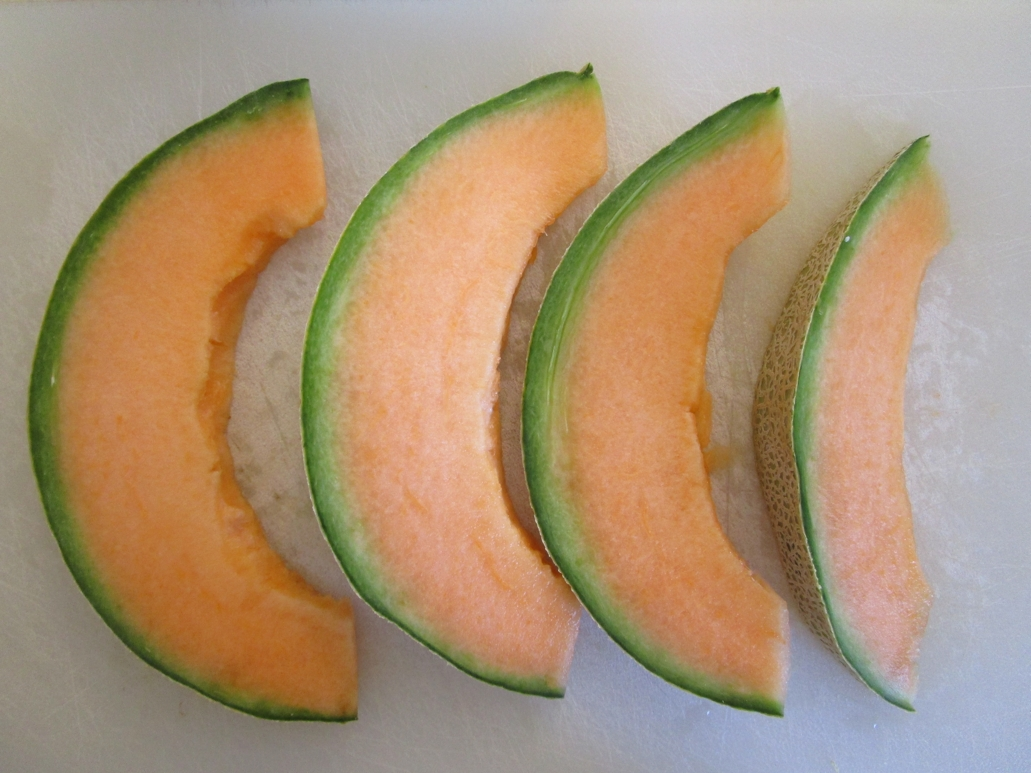
%> input picture HW07_VYAS_KHYATI/IMG_1251.JPG, 1031 x 773 px, given in place of IMG_1281.jpg, which was not available
$ octave --eval "HW08_VYAS_KHYATI_MAIN('../HW07_VYAS_KHYATI/IMG_1251.JPG');"   (GNU Octave 9; MATLAB toolbox functions it lacks are replaced by stand-ins)
%> lines starting %> are read from the running program, lines starting %| are printed output that depends on the picture; pictures that were not available may be replaced by others from this repository, and a replacement may not be noted
% @author: Khyati K.Vyas
function HW08_VYAS_KHYATI_MAIN(fn)
%> called with fn = '../HW07_VYAS_KHYATI/IMG_1251.JPG'

%reference code: Prof. Kinsman.
close all;
addpath('../TEST_IMAGES');

% Tolerance in degrees.
del =45 ;
fn='IMG_1281.jpg';
% [10 lines of commented-out code are left out]
figure;
im_3          = im2double( imread( fn ) );
imshow(im_3);
ttl = sprintf('ORIGINAL IMAGE');
title( ttl, 'FontSize', 14 );

%Using gaussian filter to remove noise in the form of small unwanted edges.
fltr  = fspecial('Gauss',30,1.5);
im_3  = imfilter(im_3, fltr,'same','repl');

%Sobel filter used on the image to detect vertical and horizontal edges in
%the image.These edges are then fed to atan2() to compute the angle.
fltr_sobel  = [1 0 -1;2 0 -2;1 0 -1]/8;
im_horz_lines = imfilter( im_3, fltr_sobel,   'same', 'repl' );
im_vert_lines = imfilter( im_3, fltr_sobel.', 'same', 'repl' );

%
%  Computing the magnitude and angle of the edges.Angle here is computed in
%  radians.
%
im_mag      = ((im_horz_lines.^2+im_vert_lines.^2));
im_ang      = atan2(im_horz_lines,im_vert_lines);

%%%%%%%%%%%%%%%%%%%%%%%%%%%%%%%%%%%%%%%%%%%%%%%%%%%%%%%%%%%%%%%%%%%%%%%%%%%
%
%  MAIN LOOP:
%  Here we form a meshgrid using the x and y coordinates of the image.We
%  use the green channel of the image since it works better than the other
%  channels.
%
im_mag_grn  = im_mag( :, :, 2 );            % Use the green channel.
dims        = size( im_mag_grn );
[xs, ys]    = meshgrid( 1:dims(2), 1:dims(1) );

%creating a matrix of 0's of the size equal to the image dimensions.
votes_vp    = zeros( dims );
%disp(votes_vp);

%Considering the angles
angles      = [ -135 : del : 150 ];
for angle = angles

    %
    %  Here, we calculate the the min and max threshold for angles.The
    %  angles are converted to radians.
    %
    min_angle_rads = (angle-del/2)*pi/180;
    max_angle_rads = (angle+del/2)*pi/180;

    %
    % Here, we set all the pixels less than the minimum angle threshold and
    % maximum angle threshold to 0. Since, we have to consider only the
    % angles at 135 and -135 degrees. And we consider some plus/minus error
    % value since all edges will not be exactly at 135/-135 degrees.
    %

    ang_of_int                                  = im_ang(:,:,2);
    ang_of_int( ang_of_int <= min_angle_rads )  = 0;
    ang_of_int( ang_of_int >= max_angle_rads )  = 0;

    %
    % Create an image of all the edges that are not 0. Therefore, this
    % image will have all edges that are at our specified angle.
    %
    b_edge_pts_this_angle = ang_of_int ~=0;

    %
    %  Here we consider only the top 5% of the edge strengths. We toss out
    %  the rest of the 95% out.Here I am sorting the values in descending
    %  order since we need only the top 5%.
    %

    im_mags_of_int      = im_mag_grn( b_edge_pts_this_angle );
    [ all_values sk ]   = sort( im_mags_of_int(:), 'descend' );
    dim = size(all_values);
    top_thresh_idx  = 1 : round(dim(1)*(5/100));
    top_thresh_value    = all_values( top_thresh_idx );
    im_mag_grn_big      = im_mag_grn;
    im_mag_grn_big(im_mag_grn< min(top_thresh_value)) = 0;    % CLEAR THE LOW VALUES.

    % FORM A BOOLEAN VALUE OF THE PIXELS THAT ARE AT THE CORRECT ANGLE,
    % AND HAVE MORE THAN THE "top_thresh_value" MAGNITUDE FOR EDGE STRENGTH:
    b_edge_pts_selected = (im_mag_grn_big > 0) & b_edge_pts_this_angle;

     %This plots the original image.
    figure('Position',[10 10 1200 768]);
    subplot(2,2,1);
    imagesc( im_3 );
    axis image;

    %This plots the image with the points that are at our specified angle.
    subplot(2,2,2);
    imagesc( b_edge_pts_selected );
    axis image;
    ttl = sprintf('Edge PTs Selected for Angle of %4.1f Degrees ', angle);
    title( ttl, 'FontSize', 18 );
    colormap(gray);

    %this plots the image with the magenta colored lines at the edges.
    subplot(2,2,1);
    imagesc( im_3 );
    colormap(gray);
    axis image;
    hold on;
    ttl = sprintf('Lines Found at Angle of %4.1f Degrees ', angle);
    title( ttl, 'FontSize', 18 );

    %%%%%%%%%%%%%%%%%%%%%%%%%%%%%%%%%%%%%%%%%%%%%%%%%%%%%%%%%%%%%%%%%%%%%%%%%%%%%%
    %
    % here, we use the hough() method to find out the peaks and lines in
    % the image.
    %
    % This code, with modifided parameters, comes from the Matlab(tm) documentation,
    % Mathworks company, 2016.  MATLAB Version: 8.5.0.197613 (R2015a)
    %
    [H,T,R] = hough( b_edge_pts_selected, 'RhoResolution', 1, 'Theta',  -90:2:89 );
    peaks   = houghpeaks(H,5,'threshold',ceil(0.25*max(H(:))),'NHoodSize',[5 5]);
    lns     = houghlines( b_edge_pts_selected, T, R, peaks,'FillGap', 30);


    % Draw the lines in MAGENTA:
    for ln_idx = 1:length(lns)
        hold on;
        pt1     = lns(ln_idx).point1;
        pt2     = lns(ln_idx).point2;
        plot( [ pt1(1) pt2(1) ], [ pt1(2) pt2(2) ], 'm-', 'LineWidth', 2 );

        %Forms a meshgrid for the x and y coordinates.
        [xs, ys]    = meshgrid( 1:dims(2), 1:dims(1) );

        %finds the difference in the x and y values for the 2 points.
        dy=pt2(2)-pt1(2);
        dx=pt2(1)-pt1(1);

        %Computing the equation of the line in cannonical form.
        equation_of_line=pt2(1)*pt1(2)-pt2(2)*pt1(1);

        %computing the distance between the 2 points.
        distance=sqrt(dy^2+dx^2);

        % Now compute the distances from the line to all other points:
        dists   = abs(dy*xs - dx*ys+ (equation_of_line )) / distance;
        b_vote_map = (dists <= 1.5);

        %
        %Here, we count the votes of each line. And since we need the votes
        %that favor longer lines, add the square root of the length of the line i.e. the
        %distance between the 2 points.
        %
        votes_vp(b_vote_map) = votes_vp(b_vote_map) +sqrt(distance);
    end

end
%> this loop made 7 passes
%> peaks on passes 1, 3, 4, 5, 7: [2117 64; 2129 63; 2141 62; 1650 74; 1888 67], [1023 19; 1048 20; 997 18; 1296 24; 1324 25], [517 1; 520 1], [1799 73; 1497 75; 1494 76; 1783 74; 1764 75], [1318 25; 1287 24; 1348 26; 1018 19; 993 18]
%> pass 1, in HW08_VYAS_KHYATI_MAIN, `b_edge_pts_this_angle = ang_of_int ~=0;`:
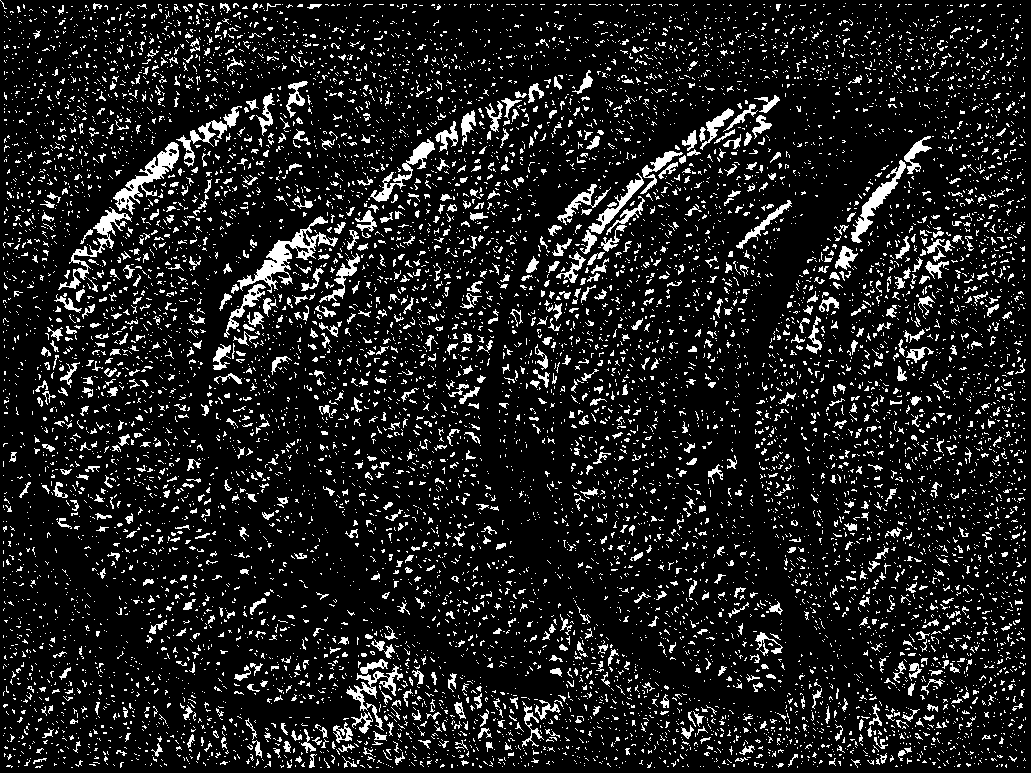
%> b_edge_pts_this_angle: size 773x1031 logical; 12% white in thin lines or dots
%> pass 1, in HW08_VYAS_KHYATI_MAIN, `[H,T,R] = hough( b_edge_pts_selected, 'RhoResolution', 1, 'Theta',  -9..`:
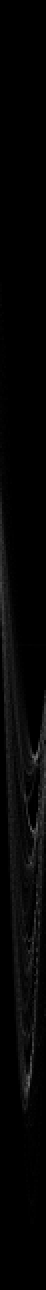
%> H: size 2577x90 double (shown at 1/4 size); min 0, max 93, mean 1.8; drawn with min black and max white
%> pass 2, in HW08_VYAS_KHYATI_MAIN, `colormap(gray);`:
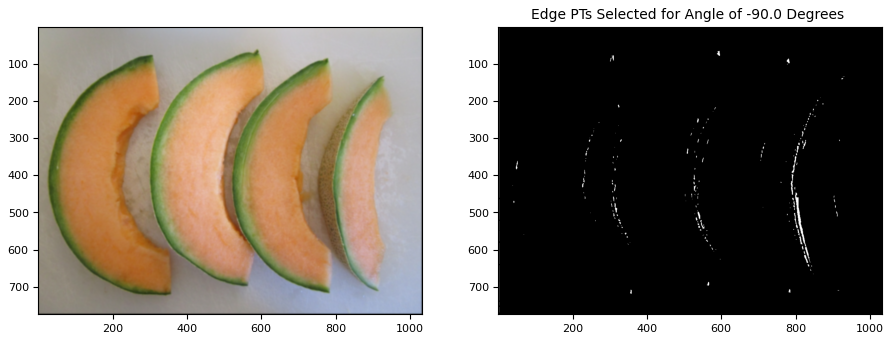
%> figure redrawn from the program's plot data, 2 panels
%> after the loop:
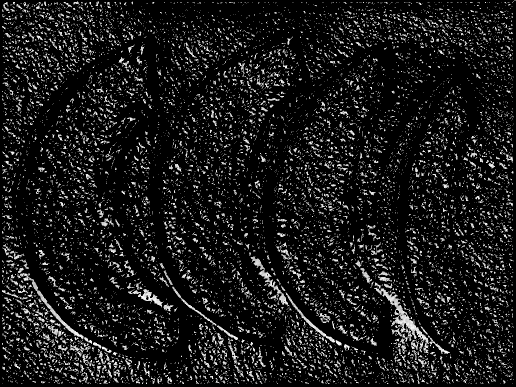
%> ang_of_int: size 773x1031 double (shown at 1/2 size); min 0, max 2.75, mean 0.273; drawn with min black and max white

%Here, creating filter to smear out the points formed by the edges.We do
%this since the edges found are extremly fine and may result in more votes to a point
%which is not the exact vanishing point.Thus we smear out the edges.
dsk             = fspecial('disk', 11);
dsk(dsk>0)      = 1;
votes_smeared   = imfilter( votes_vp, dsk, 'same', 'repl' );
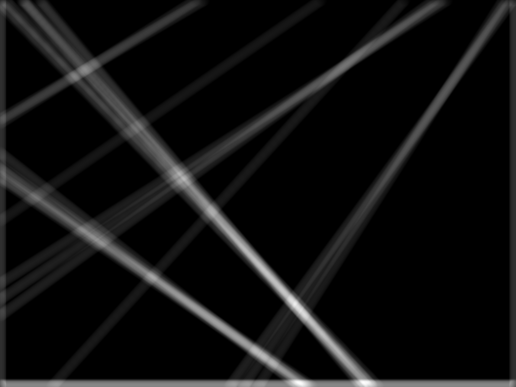
%> votes_smeared: size 773x1031 double (shown at 1/2 size); min 0, max 6825, mean 437.8; drawn with min black and max white


%
%  Find that maximum point.
%
mmax    = max( votes_smeared(:) );
%> mmax = 6825
[c, r]  = find( votes_smeared == mmax );
%> c = 766; r = 598

%This will show the edges after smearing.And we can see the vanishing point
%which is displayed with a red circle around it.
figure('Position',[10 10 1200 768]);
imagesc( votes_smeared );
%imagesc( votes_vp );
colormap(gray);
axis image;
hold on;
ttl = sprintf('Vanishing Point Votes for all Angles', angle);
title( ttl, 'FontSize', 18 );
hold on;
plot( r, c, 'ro', 'MarkerSize', 20, 'LineWidth', 2 );
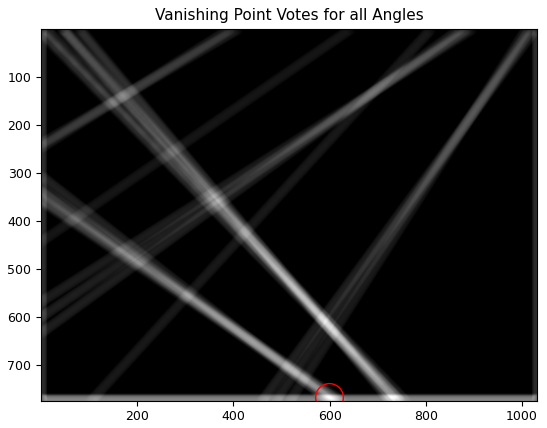
%> figure redrawn from the program's plot data
%> `HW08_VYAS_KHYATI_MAIN('../HW07_VYAS_KHYATI/IMG_1251.JPG');`:
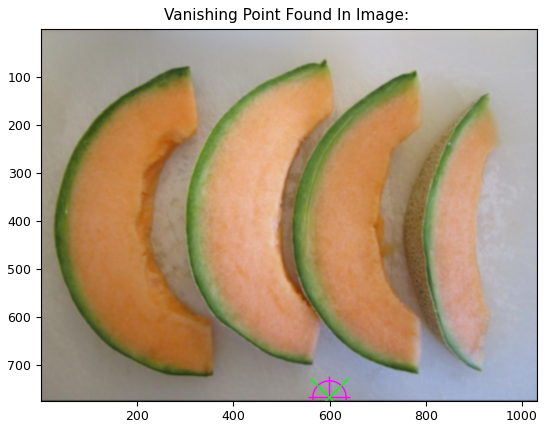
%> figure redrawn from the program's plot data

%This diplays the vanishing point in the original image with a magenta
%cross , magenta circle and a green cross.
figure('Position',[10 10 1200 768]);
imagesc( im_3 );
colormap(gray);
axis image;
hold on;
ttl = 'Vanishing Point Found In Image: ';
title( ttl, 'FontSize', 18 );
hold on;
plot( r, c, 'mo', 'MarkerSize', 24, 'LineWidth', 2 );
plot( r, c, 'm+', 'MarkerSize', 30, 'LineWidth', 2 );
plot( r, c, 'gx', 'MarkerSize', 28, 'LineWidth', 2 );

end

$ run again, on HW07_VYAS_KHYATI/IMG_1256.JPG
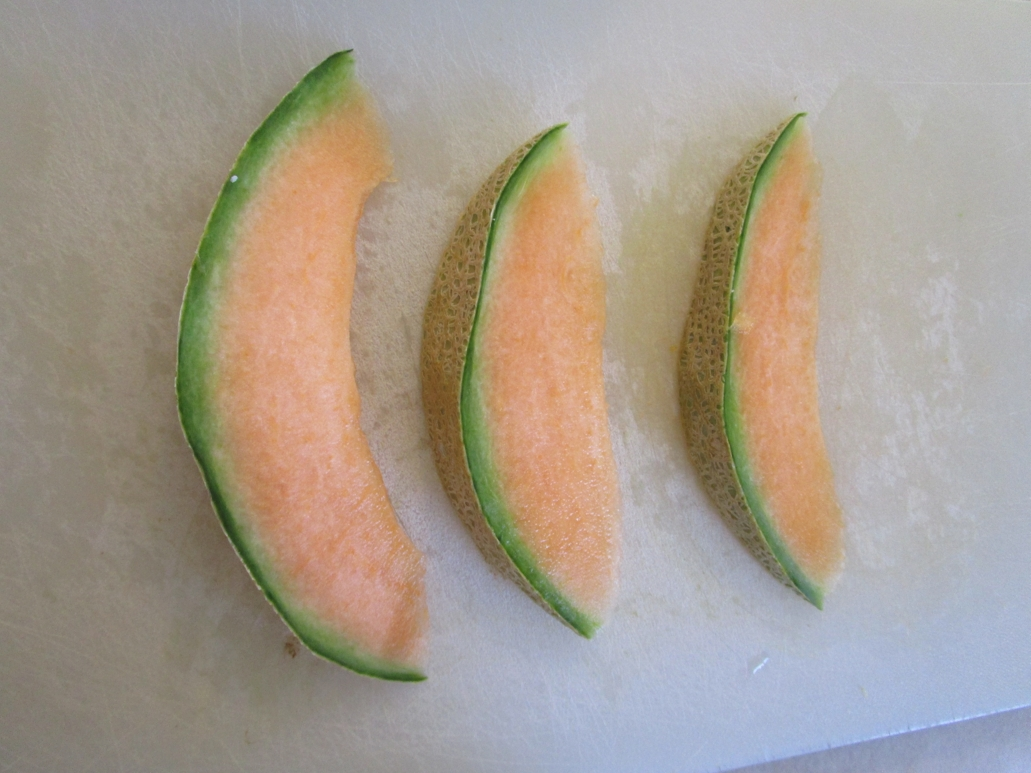
%> input picture HW07_VYAS_KHYATI/IMG_1256.JPG, 1031 x 773 px, given in place of IMG_1281.jpg, which was not available
%> the loop in HW08_VYAS_KHYATI_MAIN, `for angle = angles` made 7 passes
%> peaks on passes 1, 3, 4, 5, 6, 7: [1820 63; 1809 65; 1814 64; 1801 66; 1827 62], [1252 32; 1231 31; 1208 30; 1186 29; 1273 33], [517 1; 520 1; 2192 85], [1562 68; 1567 67; 1570 66; 1557 69; 1799 65], [2319 46; 2316 46], [1508 26; 1476 25; 1538 27; 1445 24; 1568 28]
%> pass 1, in HW08_VYAS_KHYATI_MAIN, `b_edge_pts_this_angle = ang_of_int ~=0;`:
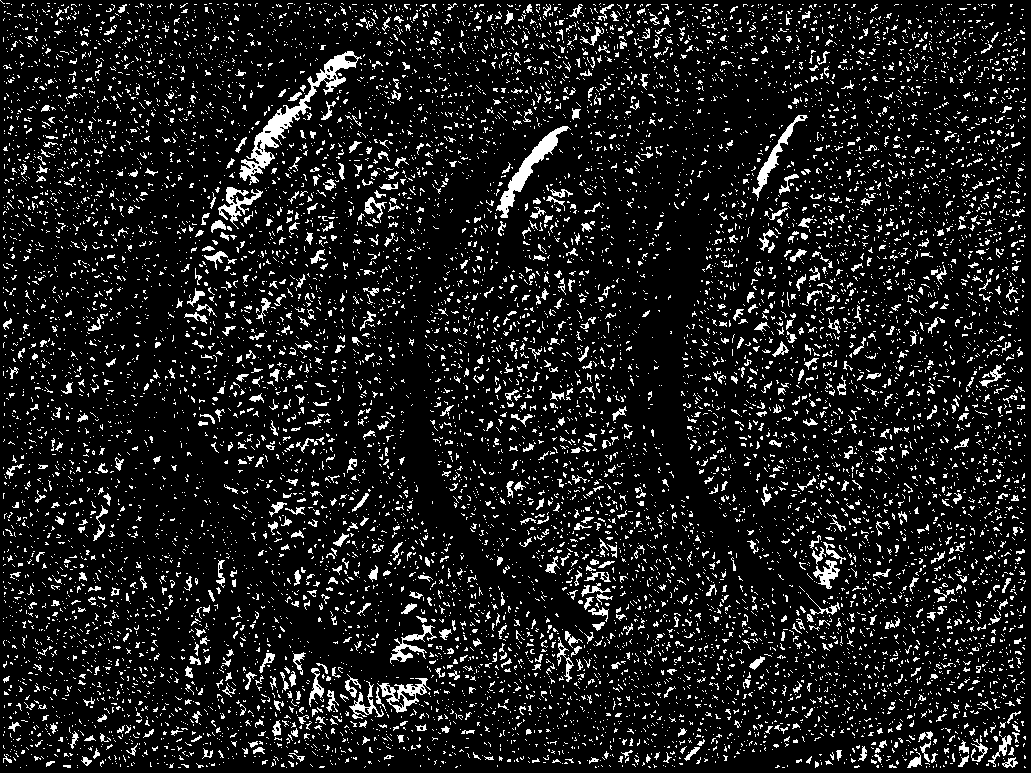
%> b_edge_pts_this_angle: size 773x1031 logical; 11.1% white in thin lines or dots
%> mmax = 7144.3
%> c = 527; r = 237
%> `HW08_VYAS_KHYATI_MAIN('../HW07_VYAS_KHYATI/IMG_1251.JPG');`:
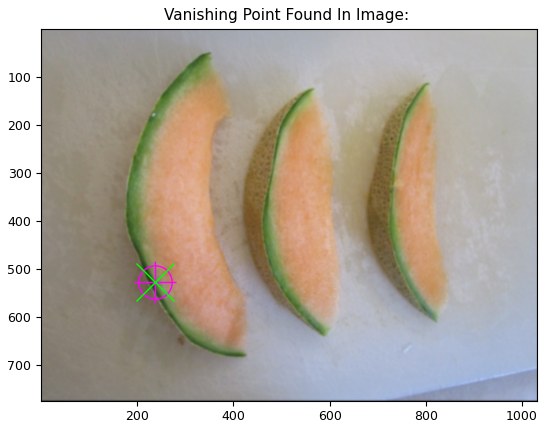
%> figure redrawn from the program's plot data

$ run again, on HW07_VYAS_KHYATI/IMG_1259.JPG
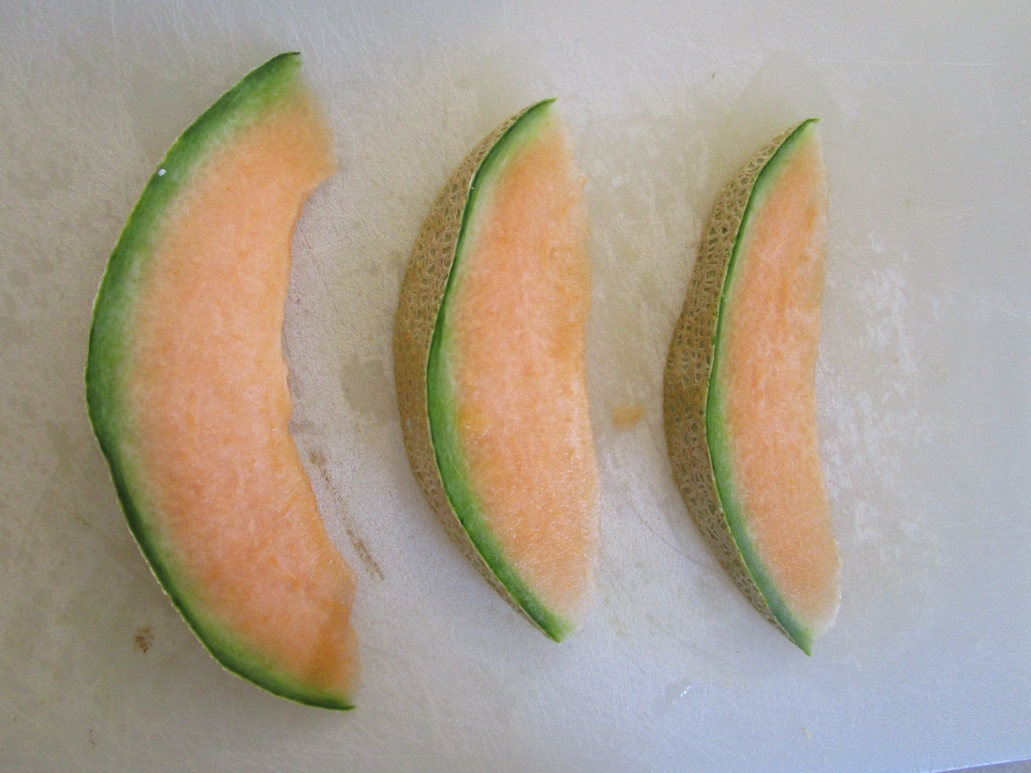
%> input picture HW07_VYAS_KHYATI/IMG_1259.JPG, 1031 x 773 px, given in place of IMG_1281.jpg, which was not available
%> the loop in HW08_VYAS_KHYATI_MAIN, `for angle = angles` made 7 passes
%> peaks on passes 1, 3, 4, 5, 6, 7: [1735 70; 1755 68; 1763 67; 2001 65; 1745 69], [1189 33; 1149 31; 1169 32; 1126 30; 1105 29], [517 1; 520 1], [1506 71; 1510 70; 1513 69; 1501 72; 1768 65], [2319 46; 2316 46], [1119 30; 1509 27; 1098 29; 1444 25; 1541 28]
%> pass 1, in HW08_VYAS_KHYATI_MAIN, `b_edge_pts_this_angle = ang_of_int ~=0;`:
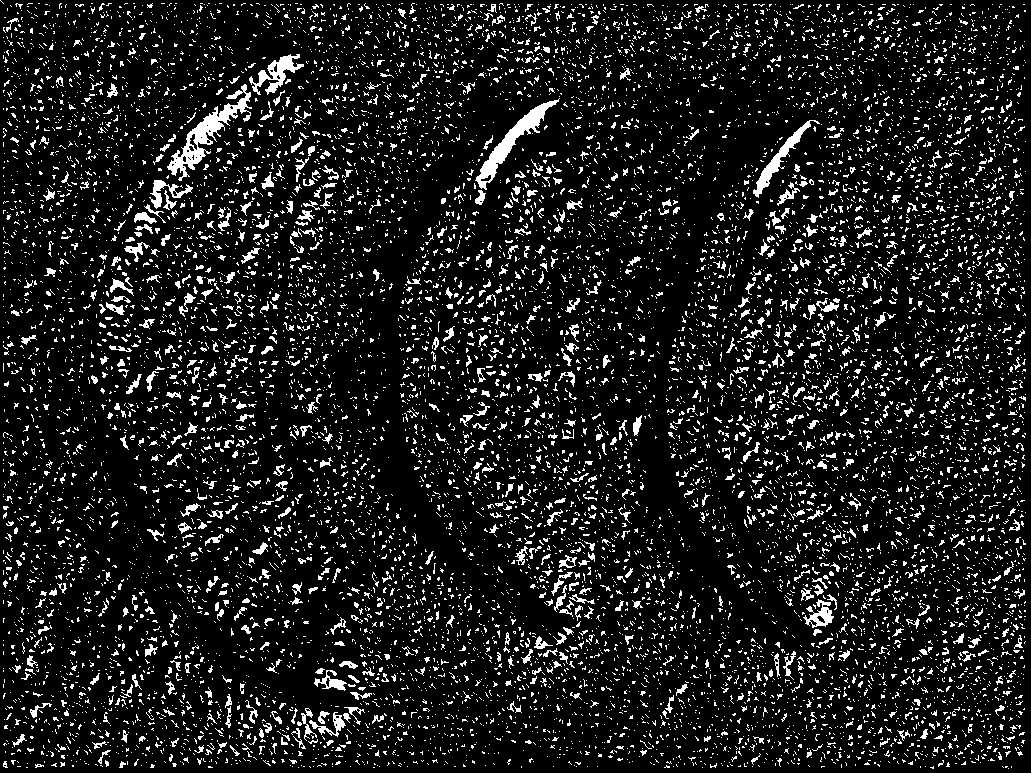
%> b_edge_pts_this_angle: size 773x1031 logical; 11% white in thin lines or dots
%> mmax = 7312.3
%> c = 766; r = 283
%> `HW08_VYAS_KHYATI_MAIN('../HW07_VYAS_KHYATI/IMG_1251.JPG');`:
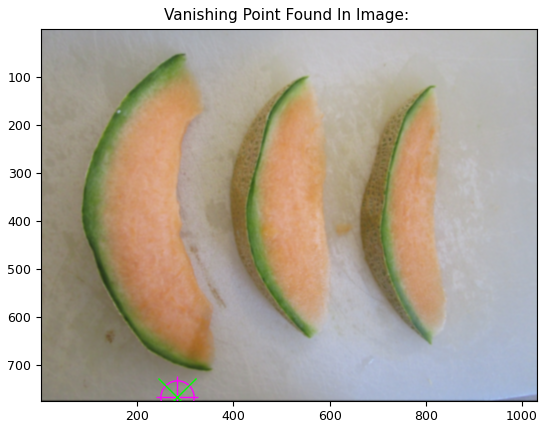
%> figure redrawn from the program's plot data
